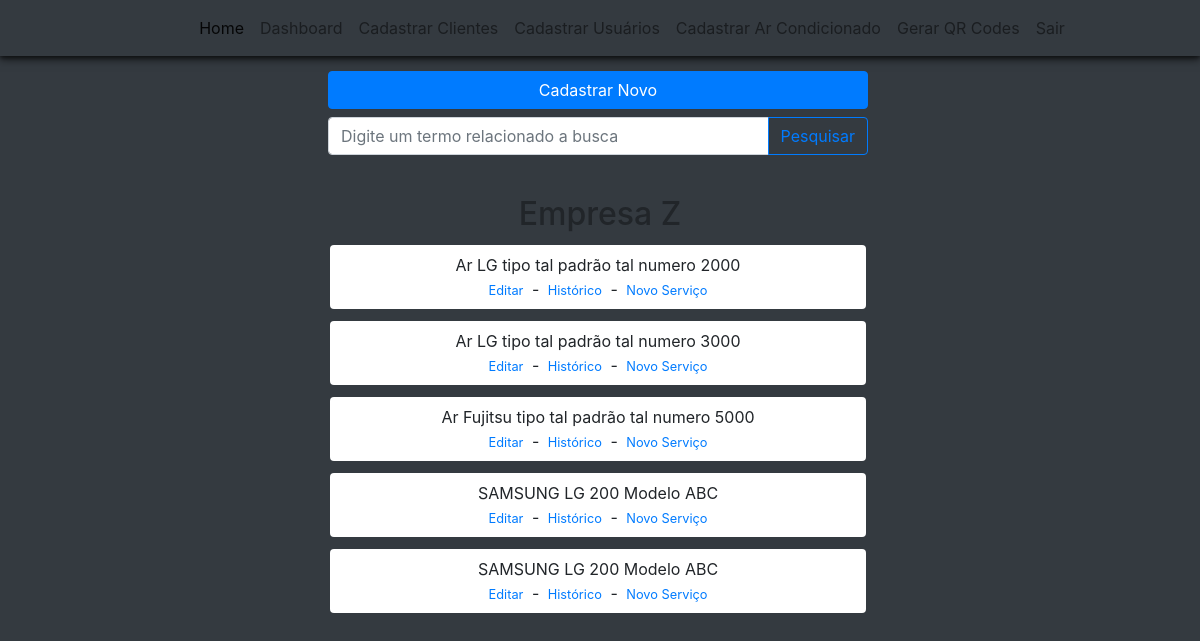
The page /dashboard/cliente/servicos/8 (signed in) on the database its author committed.
### climaxcool/models.py (models this page shows)
class Customers(database.Model):
    id = database.Column(database.Integer, primary_key=True)
    type_customer = database.Column(database.String, nullable=False)
    number_register_customer = database.Column(database.String, nullable=False, unique=True)
    name_customer = database.Column(database.String, nullable=False)
    name_responsible = database.Column(database.String)
    email = database.Column(database.String)
    address = database.Column(database.String)
    telephone_fixed = database.Column(database.String)
    telephone_mobile = database.Column(database.String, nullable=False)
    reference_point = database.Column(database.String)
    status_customer = database.Column(database.String, default="ATIVO")
    date_create = database.Column(database.DateTime, nullable=False, default=datetime.utcnow)
    id_user = database.Column(database.Integer, database.ForeignKey('users.id'), nullable=False)
    equipment = database.relationship('Equipments', backref='company_asset', lazy=True)

class Equipments(database.Model):
    id = database.Column(database.Integer, primary_key=True)
    name_equipment = database.Column(database.String, nullable=False)
    btus_equipment = database.Column(database.Integer, nullable=False)
    brand_equipment = database.Column(database.String, nullable=False)
    address = database.Column(database.String, nullable=False)
    qr_code = database.Column(database.String, unique=True)
    status_equipment = database.Column(database.String, default="ATIVO")
    date_create = database.Column(database.DateTime, nullable=False, default=datetime.utcnow)
    id_customer = database.Column(database.Integer, database.ForeignKey('customers.id'), nullable=False)
    id_user = database.Column(database.Integer, database.ForeignKey('users.id'), nullable=False)

### climaxcool/route/routes.py (the view)
@app.route('/dashboard/cliente/servicos/<customer_id>')
@login_required
def equipment_summary(customer_id):
    customer = Customers.query.filter_by(id=customer_id).first();
    equipments = Equipments.query.filter_by(id_customer=customer_id).all();
    print(equipments);
    return render_template('summary_equipments.html', customer=customer, equipments=equipments)

### climaxcool/models.py (called while the page is built)
@login_manager.user_loader
def load_user(id_user):
    return Users.query.get(int(id_user))

### climaxcool/templates/summary_equipments.html (shortened to what this page needs)
{% extends 'nav_logged.html' %}
{% block bodynav %}
<div style="padding-top: 70px; height: 140vh;" class="container-fluid bg-dark">
    <div class="container">
        <div class="row text-center justify-content-center">
            <div class="col-12 col-lg-6 mb-2 mr-1">
                <button type="button" class="btn btn-primary w-100 px-1" onclick="window.location.href = '/cadastro-ar-condicionado/{{customer.id}}';">Cadastrar Novo</button>
            </div>
            <div class="col-12 col-lg-6 mb-4 mr-1">
                <form id="formAction" method="GET" action="{{ url_for('equipment_summary_filter', customer_id=customer.id ) }}">
                    <div class="input-group mb-3">
                        <input type="text" class="form-control" name="name_equipment_input" placeholder="Digite um termo relacionado a busca" aria-label="Digite um nome" aria-describedby="basic-addon2">
                        <div class="input-group-append">
                            <button class="btn btn-outline-primary" id="button-addon2" type="submit">Pesquisar</button>
                        </div>
                    </div>
                </form>
            </div>
        </div>
        <div class="container">
            {% if equipments is not none and equipments|length > 0 %}
            <div class="row justify-content-center mx-md-1">
                <h2 class="col-12 text-center d-none d-md-block" id="customer-name">{{customer.name_customer}}</h2>
                {%for equipment in equipments%}
                <div style="background-color: white;" class="rounded py-2 my-1 text-center col-12 col-lg-6 mb-2 mr-1">
                    <p class="my-0">{{equipment.name_equipment}}</p>
                    <a style="font-size: 0.8rem;" class="mx-1 align-items-center" href="">Editar</a>
                    <span> - </span>
                    <a style="font-size: 0.8rem;" class="mx-1 align-items-center" href="{{url_for('report_service', equipment_id=equipment.id)}}">Histórico</a>
                    <span> - </span>
                    <a style="font-size: 0.8rem;" class="mx-1 align-items-center" href="{{url_for('new_service', customer_id=customer.id, equipment_id=equipment.id)}}">Novo Serviço</a>
                </div>
                {% endfor %}
            </div>
            {%endif%}
        </div>
    </div>
</div>
{% endblock %}

### climaxcool/templates/nav_logged.html (shortened to what this page needs)
{% extends 'index.html'%}
{% block body %}
<nav class="box-shadow navbar navbar-expand-md navbar-light bg-dark fixed-top">
    <div class="margin-nav d-flex-md justify-content-center collapse navbar-collapse" id="navbarNav">
        <ul id="list-nav" class="navbar-nav">
            <li class="nav-item active">
                <a id="home" class="nav-link" href="{{ url_for('home') }}">Home</a>
            </li>
            <li class="nav-item">
                <a class="nav-link" href="{{ url_for('dashboard_customers') }}">Dashboard</a>
            </li>
            <li class="nav-item">
                <a class="nav-link" href="{{ url_for('customers_registration') }}">Cadastrar Clientes</a>
            </li>
            <li class="nav-item">
                <a class="nav-link" href="{{ url_for('users_registration') }}">Cadastrar Usuários</a>
            </li>
            <li class="nav-item">
                <a class="nav-link" href="{{ url_for('equipments_registration') }}">Cadastrar Ar Condicionado</a>
            </li>
            <li class="nav-item d-none d-xl-block">
                <a class="nav-link" href="{{ url_for('qr_code') }}">Gerar QR Codes</a>
            </li>
            <li class="nav-item">
                <a class="nav-link" href="{{ url_for('logout') }}">Sair</a>
            </li>
        </ul>
    </div>
</nav>
{% block bodynav %}
{% endblock %}
{% endblock %}

### climaxcool/templates/index.html (shortened to what this page needs)
<!DOCTYPE html>
<html lang="pt-br">
<head>
    <link rel="stylesheet" href="https://stackpath.bootstrapcdn.com/bootstrap/4.1.3/css/bootstrap.min.css">
    <link rel="stylesheet" href="https://cdnjs.cloudflare.com/ajax/libs/font-awesome/5.15.3/css/all.min.css" />
    <link rel="stylesheet" href="../static/main.css">
</head>
<body class="main-content bg-white" style="background-color: cornflowerblue; margin: 0px; padding-top: 0px">
    {% block body %}
    {% endblock %}
    <link rel="stylesheet" href="//code.jquery.com/ui/1.12.1/themes/base/jquery-ui.css">
</body>
</html>

### climaxcool/static/main.css (style rules this page uses)
.margin-nav { margin-right: auto; margin-left: 2rem; }
.box-shadow { box-shadow: 0 2px 4px 0 rgba(0, 0, 0, 0.5), 0 4px 8px 0 rgba(0, 0, 0, 0.5); }

### rows shown on the page
Customers: name_customer "Empresa Z"
Equipments: name_equipment "Ar LG tipo tal padrão tal numero 2000"
Equipments: name_equipment "Ar LG tipo tal padrão tal numero 3000"
Equipments: name_equipment "Ar Fujitsu tipo tal padrão tal numero 5000"
Equipments: name_equipment "SAMSUNG LG 200 Modelo ABC"
Equipments: name_equipment "SAMSUNG LG 200 Modelo ABC"
